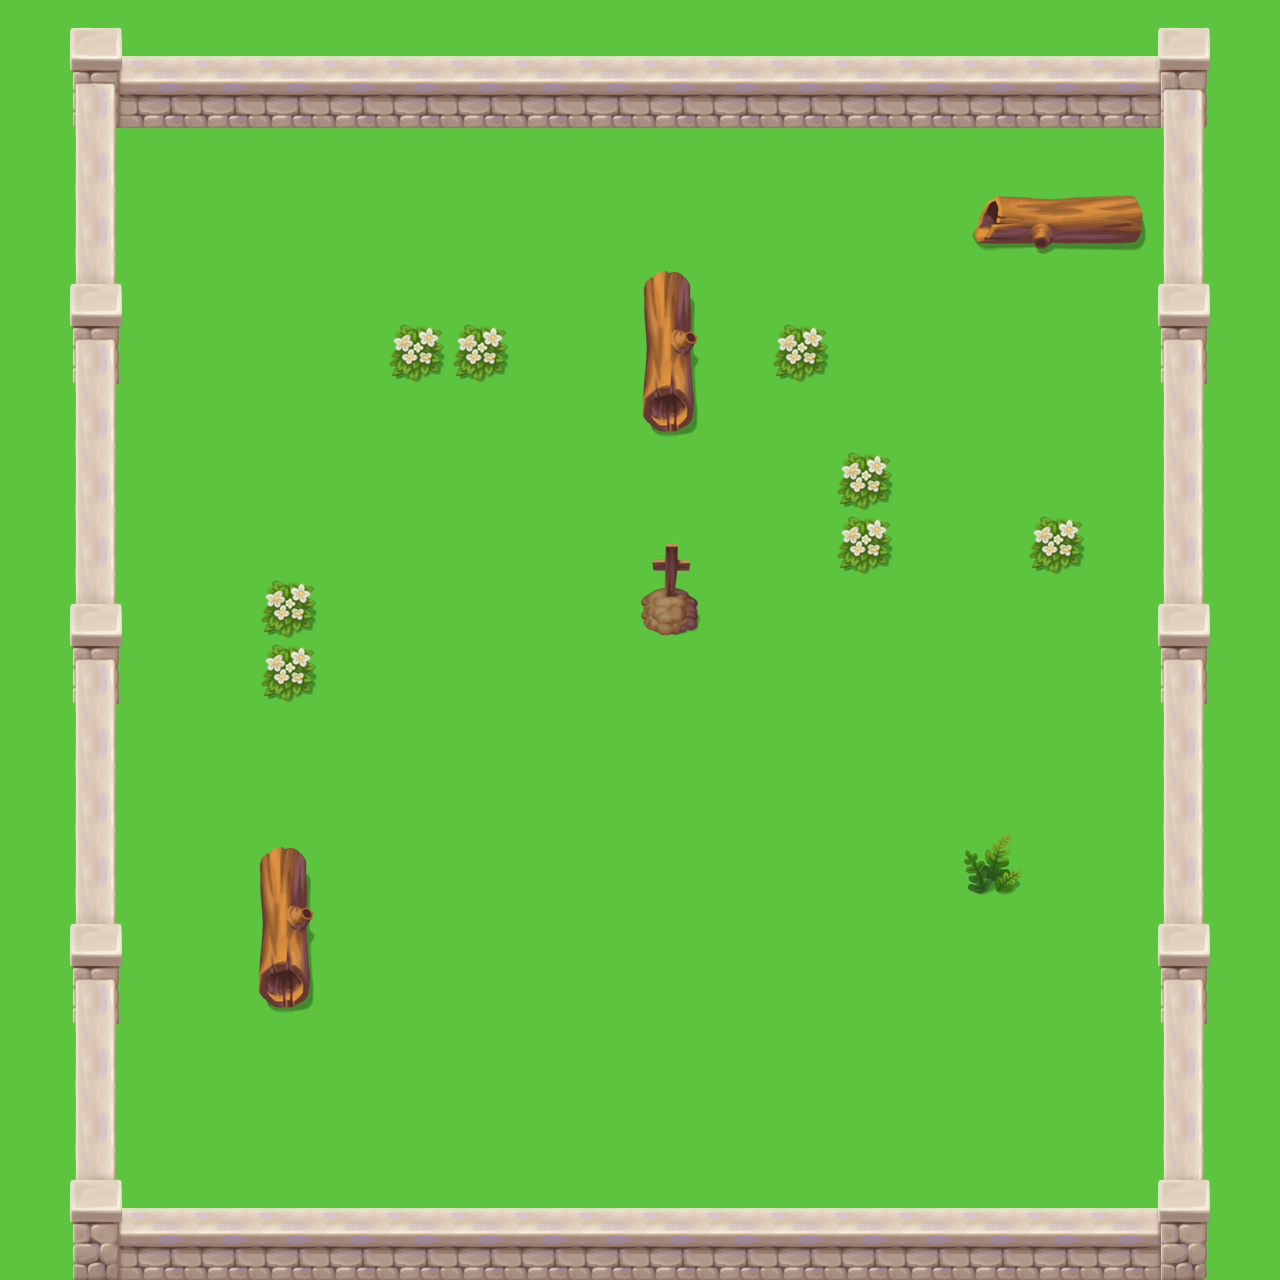

Rendered tile map (Tiled .tmx) drawn with the repository's tilesets; below, a short description and the full map source, tile grids included:
An orthogonal 20x20 tile map with 64x64 px tiles, 2 tile layers (bg, obj), 1 hidden layer not drawn, 3 tilesets.

<map version="1.2" tiledversion="1.2.0" orientation="orthogonal" renderorder="right-down" width="20" height="20" tilewidth="64" tileheight="64" infinite="0" nextlayerid="7" nextobjectid="1">
 <tileset firstgid="1" source="mapImg2.tsx" />
 <tileset firstgid="257" source="mapImg1.tsx" />
 <tileset firstgid="513" source="red.tsx" />
 <layer id="4" name="bg" width="20" height="20">
  <data encoding="csv">
95,95,95,95,95,95,95,95,95,95,95,95,95,95,95,95,95,95,95,95,
95,95,95,95,95,95,95,95,95,95,95,95,95,95,95,95,95,95,95,95,
95,95,95,95,95,95,95,95,95,95,95,95,95,95,95,95,95,95,95,95,
95,95,95,95,95,95,95,95,95,95,95,95,95,95,95,95,95,95,95,95,
95,95,95,95,95,95,95,95,95,95,95,95,95,95,95,95,95,95,95,95,
95,95,95,95,95,95,95,95,95,95,95,95,95,95,95,95,95,95,95,95,
95,95,95,95,95,95,95,95,95,95,95,95,95,95,95,95,95,95,95,95,
95,95,95,95,95,95,95,95,95,95,95,95,95,95,95,95,95,95,95,95,
95,95,95,95,95,95,95,95,95,95,95,95,95,95,95,95,95,95,95,95,
95,95,95,95,95,95,95,95,95,95,95,95,95,95,95,95,95,95,95,95,
95,95,95,95,95,95,95,95,95,95,95,95,95,95,95,95,95,95,95,95,
95,95,95,95,95,95,95,95,95,95,95,95,95,95,95,95,95,95,95,95,
95,95,95,95,95,95,95,95,95,95,95,95,95,95,95,95,95,95,95,95,
95,95,95,95,95,95,95,95,95,95,95,95,95,95,95,95,95,95,95,95,
95,95,95,95,95,95,95,95,95,95,95,95,95,95,95,95,95,95,95,95,
95,95,95,95,95,95,95,95,95,95,95,95,95,95,95,95,95,95,95,95,
95,95,95,95,95,95,95,95,95,95,95,95,95,95,95,95,95,95,95,95,
95,95,95,95,95,95,95,95,95,95,95,95,95,95,95,95,95,95,95,95,
95,95,95,95,95,95,95,95,95,95,95,95,95,95,95,95,95,95,95,95,
95,95,95,95,95,95,95,95,95,95,95,95,95,95,95,95,95,95,95,95
</data>
 </layer>
 <layer id="5" name="obj" width="20" height="20">
  <data encoding="csv">
0,206,236,236,236,236,236,236,236,236,236,236,236,236,236,236,236,236,207,0,
0,222,252,252,252,252,252,252,252,252,252,252,252,252,252,252,252,252,223,0,
0,220,0,0,0,0,0,0,0,0,0,0,0,0,0,0,0,0,220,0,
0,220,0,0,0,0,0,0,0,0,0,0,0,0,0,474,475,476,220,0,
0,237,0,0,0,0,0,0,0,0,441,0,0,0,0,0,0,0,237,0,
0,221,0,0,0,0,458,458,0,0,457,0,458,0,0,0,0,0,221,0,
0,220,0,0,0,0,0,0,0,0,473,0,0,0,0,0,0,0,220,0,
0,220,0,0,0,0,0,0,0,0,0,0,0,458,0,0,0,0,220,0,
0,220,0,0,0,0,0,0,0,0,407,0,0,458,0,0,458,0,220,0,
0,237,0,0,458,0,0,0,0,0,423,0,0,0,0,0,0,0,237,0,
0,221,0,0,458,0,0,0,0,0,0,0,0,0,0,0,0,0,221,0,
0,220,0,0,0,0,0,0,0,0,0,0,0,0,0,0,0,0,220,0,
0,220,0,0,0,0,0,0,0,0,0,0,0,0,0,0,0,0,220,0,
0,220,0,0,441,0,0,0,0,0,0,0,0,0,0,460,0,0,220,0,
0,237,0,0,457,0,0,0,0,0,0,0,0,0,0,0,0,0,237,0,
0,221,0,0,473,0,0,0,0,0,0,0,0,0,0,0,0,0,221,0,
0,220,0,0,0,0,438,0,0,0,0,0,0,0,0,0,0,0,220,0,
0,220,0,0,0,0,0,0,0,0,0,0,0,0,0,0,0,0,220,0,
0,238,236,236,236,236,236,236,236,236,236,236,236,236,236,236,236,236,239,0,
0,254,252,252,252,252,252,252,252,252,252,252,252,252,252,252,252,252,255,0
</data>
 </layer>
 <layer id="6" name="collision" width="20" height="20" visible="0" opacity="0.56">
  <data encoding="csv">
513,513,513,513,513,513,513,513,513,513,513,513,513,513,513,513,513,513,513,513,
513,513,513,513,513,513,513,513,513,513,513,513,513,513,513,513,513,513,513,513,
513,513,0,0,0,0,0,0,0,0,0,0,0,0,0,0,0,0,513,513,
513,513,0,0,0,0,0,0,0,0,0,0,0,0,0,513,513,513,513,513,
513,513,0,0,0,0,0,0,0,0,513,0,0,0,0,0,0,0,513,513,
513,513,0,0,0,0,0,0,0,0,513,0,0,0,0,0,0,0,513,513,
513,513,0,0,0,0,0,0,0,0,513,0,0,0,0,0,0,0,513,513,
513,513,0,0,0,0,0,0,0,0,0,0,0,0,0,0,0,0,513,513,
513,513,0,0,0,0,0,0,0,0,0,0,0,0,0,0,0,0,513,513,
513,513,0,0,0,0,0,0,0,0,513,0,0,0,0,0,0,0,513,513,
513,513,0,0,0,0,0,0,0,0,0,0,0,0,0,0,0,0,513,513,
513,513,0,0,0,0,0,0,0,0,0,0,0,0,0,0,0,0,513,513,
513,513,0,0,0,0,0,0,0,0,0,0,0,0,0,0,0,0,513,513,
513,513,0,0,513,0,0,0,0,0,0,0,0,0,0,0,0,0,513,513,
513,513,0,0,513,0,0,0,0,0,0,0,0,0,0,0,0,0,513,513,
513,513,0,0,513,0,0,0,0,0,0,0,0,0,0,0,0,0,513,513,
513,513,0,0,0,0,0,0,0,0,0,0,0,0,0,0,0,0,513,513,
513,513,0,0,0,0,0,0,0,0,0,0,0,0,0,0,0,0,513,513,
513,513,0,0,0,0,0,0,0,0,0,0,0,0,0,0,0,0,513,513,
513,513,513,513,513,513,513,513,513,513,513,513,513,513,513,513,513,513,513,513
</data>
 </layer>
</map>
